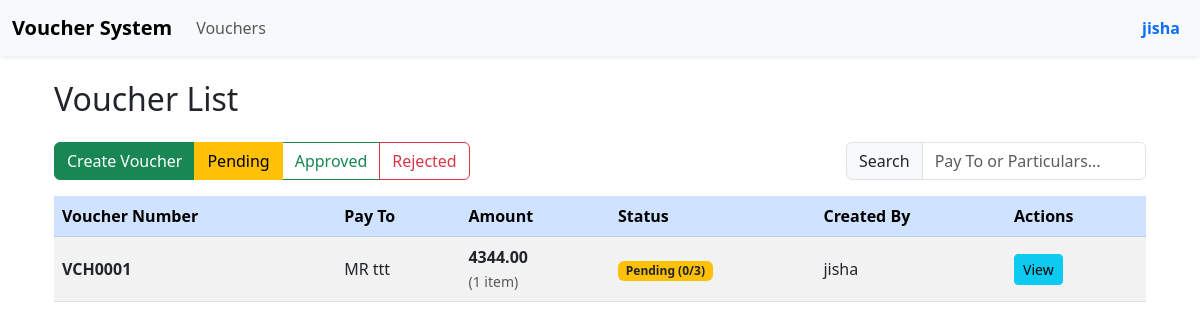
The page /vouchers/ (signed in) on the database its author committed.
### vouchers/models.py (models this page shows, shortened)
class Voucher(models.Model):
    PAYMENT_TYPES = (
        ('CASH', 'Cash'),
        ('CHEQUE', 'Cheque'),
        ('PETTY_CASH', 'Petty Cash'),
    )
    voucher_number = models.CharField(max_length=20, unique=True, blank=True)
    voucher_date = models.DateField()
    payment_type = models.CharField(max_length=20, choices=PAYMENT_TYPES)
    name_title = models.CharField(max_length=5, choices=[('MR', 'Mr.'), ('MRS', 'Mrs.'), ('MS', 'Ms.')])
    pay_to = models.CharField(max_length=200)
    attachment = models.FileField(upload_to='vouchers/attachments/', null=True, blank=True)
    cheque_number = models.CharField(
        max_length=20,
        blank=True,
        null=True,
        help_text="Required only for Cheque payments"
    )
    created_by = models.ForeignKey(User, on_delete=models.CASCADE, related_name='vouchers')
    created_at = models.DateTimeField(auto_now_add=True)
    status = models.CharField(
        max_length=10,
        choices=[('PENDING', 'Pending'), ('APPROVED', 'Approved'), ('REJECTED', 'Rejected')],
        default='PENDING'
    )
    required_approvers_snapshot = models.JSONField(
        default=list,
        blank=True,
        help_text="List of usernames required at voucher creation time"
    )
    def _get_current_required_approvers(self):
        levels = ApprovalLevel.objects.filter(is_active=True).select_related('designation').order_by('order')
        usernames = []
        for level in levels:
            users = UserProfile.objects.filter(
                designation=level.designation,
                user__groups__name='Admin Staff'
            ).values_list('user__username', flat=True).distinct()
            usernames.extend(users)
        return usernames
    @property
    def required_approvers(self):
        if self.status in ['APPROVED', 'REJECTED']:
            return self.required_approvers_snapshot or []
        else:
            return self._get_current_required_approvers()

class Particular(models.Model):
    voucher = models.ForeignKey(Voucher, on_delete=models.CASCADE, related_name='particulars')
    description = models.CharField(max_length=300)
    amount = models.DecimalField(max_digits=12, decimal_places=2)
    attachment = models.FileField(
        upload_to='vouchers/particulars/',
        null=True,
        blank=True,
        help_text="Attach receipt/invoice for this item"
    )

class ApprovalLevel(models.Model):
    designation = models.OneToOneField(Designation, on_delete=models.CASCADE)
    order = models.PositiveIntegerField(unique=True, help_text="Lower number = earlier in approval chain")
    is_active = models.BooleanField(default=True, help_text="Only active levels require approval")
    updated_by = models.ForeignKey(User, on_delete=models.CASCADE)
    updated_at = models.DateTimeField(auto_now=True)
    class Meta:
        ordering = ['order']
        verbose_name = "Approval Level"
        verbose_name_plural = "Approval Levels"

class Designation(models.Model):
    name = models.CharField(max_length=100, unique=True)
    created_by = models.ForeignKey(User, on_delete=models.SET_NULL, null=True, related_name='designations')
    created_at = models.DateTimeField(auto_now_add=True)

### vouchers/views.py (the view, shortened to what this page needs)
# urls.py: path('vouchers/', VoucherListView.as_view(), name='voucher_list'),
class VoucherListView(LoginRequiredMixin, ListView):
    model = Voucher
    template_name = 'vouchers/voucher_list.html'
    context_object_name = 'vouchers'
    paginate_by = 10
    def get_queryset(self):
        qs = super().get_queryset().select_related('created_by')
        qs = qs.prefetch_related('particulars', 'approvals', 'approvals__approver')
        if not self.request.user.is_superuser:
            if self.request.user.groups.filter(name='Accountants').exists():
                qs = qs.filter(created_by=self.request.user)
        return qs.annotate(
            approved_count=Count(Case(When(approvals__status='APPROVED', then=1)), output_field=IntegerField()),
            rejected_count=Count(Case(When(approvals__status='REJECTED', then=1)), output_field=IntegerField())
        )
    def get_context_data(self, **kwargs):
        context = super().get_context_data(**kwargs)
        user = self.request.user
        context['is_accountant'] = user.is_authenticated and user.groups.filter(name='Accountants').exists()
        context['is_admin_staff'] = user.is_authenticated and (user.groups.filter(name='Admin Staff').exists() or user.is_superuser)
        context['designations'] = Designation.objects.all()
        for voucher in context['vouchers']:
            try:
                voucher.user_approval = voucher.approvals.get(approver=user)
            except VoucherApproval.DoesNotExist:
                voucher.user_approval = None
            required = set(voucher.required_approvers)
            approved_usernames = set(
                voucher.approvals.filter(status='APPROVED')
                .values_list('approver__username', flat=True)
            )
            voucher.pending_approvers = [
                {'name': name, 'has_approved': name in approved_usernames}
                for name in required
            ]
            if voucher.status == 'PENDING':
                levels = ApprovalLevel.objects.filter(is_active=True) \
                    .select_related('designation').order_by('order')
                level_data = []
                for level in levels:
                    level_users = UserProfile.objects.filter(
                        designation=level.designation,
                        user__groups__name='Admin Staff'
                    ).values_list('user__username', flat=True)
                    all_approved = all(u in approved_usernames for u in level_users)
                    some_approved = any(u in approved_usernames for u in level_users)
                    level_data.append({
                        'designation': level.designation,
                        'all_approved': all_approved,
                        'some_approved': some_approved,
                        'is_next': False
                    })
                for lvl in level_data:
                    if not lvl['all_approved']:
                        lvl['is_next'] = True
                        break
                voucher.approval_levels = level_data
            can_approve = True
            waiting_for = None
            voucher.can_approve = can_approve
            voucher.waiting_for_designation = waiting_for
        return context

### vouchers/templatetags/voucher_tags.py (called while the page is built)
@register.filter
def sum_particulars(queryset):
    from decimal import Decimal
    total = sum(p.amount for p in queryset if p.amount)
    return total or Decimal('0.00')

@register.filter
def sub(a, b):
    return a - b

### vouchers/templates/vouchers/voucher_list.html (shortened to what this page needs)
{% extends 'base.html' %}
{% load static %}
{% load voucher_tags %}
{% block content %}
<div class="container mt-4">
    <h2 class="mb-4">Voucher List</h2>
    <div class="d-flex justify-content-between align-items-center mb-3 flex-wrap gap-2">
        <div class="btn-group" role="group">
            {% if user.groups.all.0.name == 'Accountants' %}
            <button class="btn btn-success" data-bs-toggle="modal" data-bs-target="#createVoucherModal">
                Create Voucher
            </button>
            {% endif %}
            <button class="btn btn-outline-warning filter-btn active" data-status="PENDING">Pending</button>
            <button class="btn btn-outline-success filter-btn" data-status="APPROVED">Approved</button>
            <button class="btn btn-outline-danger filter-btn" data-status="REJECTED">Rejected</button>
        </div>
        <div class="input-group" style="width: 300px;">
            <span class="input-group-text">Search</span>
            <input type="text" id="searchInput" class="form-control"
                   placeholder="Pay To or Particulars..." autocomplete="off">
        </div>
    </div>
    <div class="table-responsive">
        <table class="table table-striped table-hover align-middle" id="voucherTable">
            <thead class="table-primary">
                <tr>
                    <th>Voucher Number</th>
                    <th>Pay To</th>
                    <th>Amount</th>
                    <th>Status</th>
                    <th>Created By</th>
                    <th>Actions</th>
                </tr>
            </thead>
            <tbody id="voucher-tbody">
                {% for voucher in vouchers %}
                <tr class="voucher-row"
                    data-voucher-id="{{ voucher.id }}"
                    data-status="{{ voucher.status }}"
                    data-pay-to="{{ voucher.pay_to|lower }}"
                    data-particulars="{% for p in voucher.particulars.all %}{{ p.description|lower }}{% if not forloop.last %} {% endif %}{% endfor %}">
                    <td><strong>{{ voucher.voucher_number }}</strong></td>
                    <td>{{ voucher.name_title }} {{ voucher.pay_to }}</td>
                    <td>
                        {% if voucher.particulars.exists %}
                            <strong>{{ voucher.particulars.all|sum_particulars|floatformat:2 }}</strong><br>
                            <small class="text-muted">
                                ({{ voucher.particulars.all|length }} item{{ voucher.particulars.all|length|pluralize }})
                            </small>
                        {% else %}
                            <em class="text-muted">No particulars</em>
                        {% endif %}
                    </td>
                    <td class="status-cell">
                        <a href="#" class="status-link"
                           data-bs-toggle="modal"
                           data-bs-target="#approvalModal{{ voucher.id }}">
                            {% if voucher.status == 'PENDING' %}
                                <span class="badge bg-warning text-dark">
                                    Pending ({{ voucher.approved_count|default:0 }}/{{ voucher.required_approvers|length }})
                                </span>
                            {% elif voucher.status == 'APPROVED' %}
                                <span class="badge bg-success">Approved</span>
                            {% elif voucher.status == 'REJECTED' %}
                                <span class="badge bg-danger">Rejected</span>
                            {% endif %}
                        </a>
                    </td>
                    <td>{{ voucher.created_by.username }}</td>
                    <td class="action-cell">
                        <a href="{% url 'voucher_detail' voucher.id %}"
                           class="btn btn-info btn-sm">View</a>
                    </td>
                </tr>
                {% endfor %}
            </tbody>
        </table>
    </div>
</div>
{% endblock %}

### vouchers/templates/base.html (shortened to what this page needs)
{% load static %}
<!DOCTYPE html>
<html lang="en">
<head>
    <link href="https://cdn.jsdelivr.net/npm/bootstrap@5.3.0/dist/css/bootstrap.min.css" rel="stylesheet">
    <link rel="stylesheet" href="https://cdn.jsdelivr.net/npm/bootstrap-icons@1.11/font/bootstrap-icons.css">
</head>
<body>
    <nav class="navbar navbar-expand-lg navbar-light bg-light shadow-sm">
        <div class="container-fluid">
            <a class="navbar-brand fw-bold" href="{% url 'home' %}">
                Voucher System
            </a>
            <div class="collapse navbar-collapse" id="navbarContent">
                <ul class="navbar-nav me-auto">
                    <li class="nav-item">
                        <a class="nav-link" href="{% url 'voucher_list' %}">
                            Vouchers
                        </a>
                    </li>
                </ul>
                <ul class="navbar-nav ms-auto align-items-center">
                    {% if user.is_authenticated %}
                        <li class="nav-item dropdown">
                            <a class="nav-link dropdown-toggle text-primary fw-bold d-flex align-items-center gap-2"
                               href="#" role="button" data-bs-toggle="dropdown" style="text-decoration: none;">
                                {{ user.username }}
                            </a>
                        </li>
                    {% else %}
                        <li class="nav-item">
                            <a class="nav-link" href="{% url 'login' %}">
                                Login
                            </a>
                        </li>
                    {% endif %}
                </ul>
            </div>
        </div>
    </nav>
    <div class="container mt-4">
        {% block content %}{% endblock %}
    </div>
</body>
</html>

### vouchers/templates/base.html (style rules this page uses)
.navbar .dropdown-toggle::after { display: none; }

### rows shown on the page
Voucher: voucher_number "VCH0001", name_title "MR", pay_to "ttt", particulars.all|sum_particulars "4344.00", particulars.all|length "1", approved_count "0", required_approvers|length "3", created_by.username "jisha"

### other values the page prints
{{ user.username }} "jisha"
